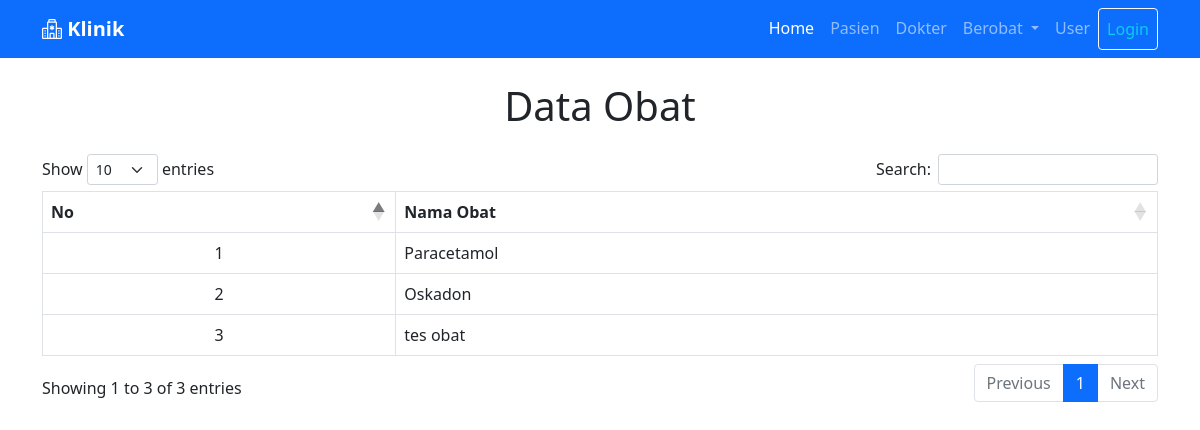
/obat.php, run on the app's committed database.
### tables this page shows
CREATE TABLE `obat` (
  `id_obat` int(5) NOT NULL,
  `nama_obat` varchar(100) NOT NULL
);

### obat.php (the view, shortened to what this page needs)
<?php include "layout/_header.php"; ?>
<div class="container">
    <h1 class="text-center my-4">Data Obat</h1>
    <table class="table table-bordered table-hover" id="example">
        <thead>
            <tr class="text-center">
                <th>No</th>
                <th>Nama Obat</th>
            </tr>
        </thead>
        <tbody>
            <?php
            $no = 1;
            $query = "SELECT * FROM obat";
            $sql = mysqli_query($koneksi, $query);
            while ($obat = mysqli_fetch_array($sql)) {
            ?>
                <tr>
                    <td class="text-center align-middle"><?= $no++ ?></td>
                    <td class="align-middle"><?= $obat['nama_obat'] ?></td>
                </tr>
            <?php } ?>
        </tbody>
    </table>
</div>
<?php include "layout/_footer.php"; ?>

### data on the page
obat: nama_obat "Paracetamol"
obat: nama_obat "Oskadon"
obat: nama_obat "tes obat"
